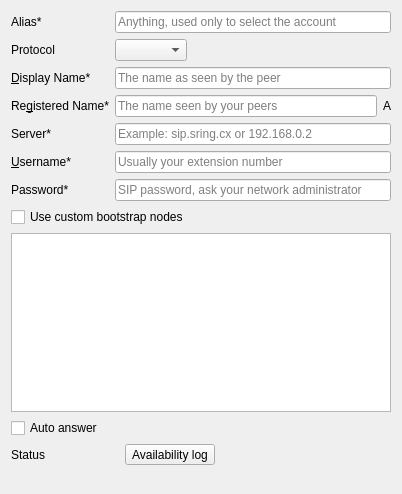
<?xml version="1.0" encoding="UTF-8"?>
<ui version="4.0">
 <class>BasicPage</class>
 <widget class="QWidget" name="BasicPage">
  <property name="geometry">
   <rect>
    <x>0</x>
    <y>0</y>
    <width>402</width>
    <height>494</height>
   </rect>
  </property>
  <layout class="QGridLayout" name="gridLayout">
   <item row="0" column="0" colspan="3">
    <layout class="QFormLayout" name="formLayout">
     <item row="0" column="0">
      <widget class="QLabel" name="label1_alias">
       <property name="text">
        <string>Alias*</string>
       </property>
       <property name="buddy">
        <cstring>lrcfg_alias</cstring>
       </property>
      </widget>
     </item>
     <item row="0" column="1">
      <widget class="QLineEdit" name="lrcfg_alias">
       <property name="sizePolicy">
        <sizepolicy hsizetype="Expanding" vsizetype="Fixed">
         <horstretch>0</horstretch>
         <verstretch>0</verstretch>
        </sizepolicy>
       </property>
       <property name="minimumSize">
        <size>
         <width>0</width>
         <height>0</height>
        </size>
       </property>
       <property name="placeholderText">
        <string>Anything, used only to select the account</string>
       </property>
      </widget>
     </item>
     <item row="1" column="0">
      <widget class="QLabel" name="label2_protocol">
       <property name="text">
        <string>Protocol</string>
       </property>
       <property name="buddy">
        <cstring>m_pProtocol</cstring>
       </property>
      </widget>
     </item>
     <item row="1" column="1">
      <layout class="QHBoxLayout" name="horizontalLayout_2">
       <item>
        <widget class="AutoComboBox" name="m_pProtocol"/>
       </item>
       <item>
        <spacer name="horizontalSpacer_2">
         <property name="orientation">
          <enum>Qt::Horizontal</enum>
         </property>
         <property name="sizeHint" stdset="0">
          <size>
           <width>40</width>
           <height>20</height>
          </size>
         </property>
        </spacer>
       </item>
      </layout>
     </item>
     <item row="2" column="0">
      <widget class="QLabel" name="label">
       <property name="text">
        <string>&amp;Display Name*</string>
       </property>
       <property name="buddy">
        <cstring>lrcfg_displayName</cstring>
       </property>
      </widget>
     </item>
     <item row="2" column="1">
      <widget class="QLineEdit" name="lrcfg_displayName">
       <property name="placeholderText">
        <string>The name as seen by the peer</string>
       </property>
      </widget>
     </item>
     <item row="3" column="0">
      <widget class="QLabel" name="lrcfg_registeredNameBuddy2">
       <property name="text">
        <string>Re&amp;gistered Name*</string>
       </property>
       <property name="buddy">
        <cstring>lrcfg_registeredName</cstring>
       </property>
      </widget>
     </item>
     <item row="3" column="1">
      <layout class="QHBoxLayout" name="horizontalLayout_3">
       <item>
        <widget class="QLineEdit" name="lrcfg_registeredName">
         <property name="placeholderText">
          <string>The name seen by your peers</string>
         </property>
        </widget>
       </item>
       <item>
        <widget class="QLabel" name="lrcfg_registeredNameBuddy">
         <property name="text">
          <string>A</string>
         </property>
        </widget>
       </item>
      </layout>
     </item>
     <item row="4" column="0">
      <widget class="QLabel" name="label3_server">
       <property name="text">
        <string comment="SIP server">Server*</string>
       </property>
       <property name="buddy">
        <cstring>lrcfg_hostname</cstring>
       </property>
      </widget>
     </item>
     <item row="4" column="1">
      <widget class="QLineEdit" name="lrcfg_hostname">
       <property name="minimumSize">
        <size>
         <width>0</width>
         <height>0</height>
        </size>
       </property>
       <property name="placeholderText">
        <string>Example: sip.sring.cx or 192.168.0.2</string>
       </property>
      </widget>
     </item>
     <item row="5" column="0">
      <widget class="QLabel" name="label4_user">
       <property name="accessibleDescription">
        <string comment="Account username"/>
       </property>
       <property name="text">
        <string comment="Account username">&amp;Username*</string>
       </property>
       <property name="buddy">
        <cstring>lrcfg_username</cstring>
       </property>
      </widget>
     </item>
     <item row="5" column="1">
      <widget class="QLineEdit" name="lrcfg_username">
       <property name="placeholderText">
        <string>Usually your extension number</string>
       </property>
      </widget>
     </item>
     <item row="6" column="0">
      <widget class="QLabel" name="label5_password">
       <property name="text">
        <string comment="Account password">Password*</string>
       </property>
       <property name="buddy">
        <cstring>lrcfg_password</cstring>
       </property>
      </widget>
     </item>
     <item row="6" column="1">
      <widget class="QLineEdit" name="lrcfg_password">
       <property name="echoMode">
        <enum>QLineEdit::Password</enum>
       </property>
       <property name="placeholderText">
        <string>SIP password, ask your network administrator</string>
       </property>
      </widget>
     </item>
    </layout>
   </item>
   <item row="1" column="0" colspan="2">
    <widget class="QCheckBox" name="lrcfg_hasCustomBootstrap">
     <property name="text">
      <string>Use custom bootstrap nodes</string>
     </property>
    </widget>
   </item>
   <item row="2" column="0" colspan="3">
    <widget class="QTableView" name="m_pBootstrapModel">
     <attribute name="verticalHeaderVisible">
      <bool>false</bool>
     </attribute>
    </widget>
   </item>
   <item row="3" column="0">
    <widget class="QCheckBox" name="lrcfg_autoAnswer">
     <property name="text">
      <string>Auto answer</string>
     </property>
    </widget>
   </item>
   <item row="4" column="0">
    <widget class="QLabel" name="label7_state">
     <property name="text">
      <string>Status</string>
     </property>
    </widget>
   </item>
   <item row="4" column="1">
    <layout class="QHBoxLayout" name="horizontalLayout">
     <item>
      <widget class="QLabel" name="edit7_state">
       <property name="sizePolicy">
        <sizepolicy hsizetype="Minimum" vsizetype="Preferred">
         <horstretch>0</horstretch>
         <verstretch>0</verstretch>
        </sizepolicy>
       </property>
       <property name="minimumSize">
        <size>
         <width>10</width>
         <height>0</height>
        </size>
       </property>
       <property name="text">
        <string/>
       </property>
      </widget>
     </item>
     <item>
      <widget class="QToolButton" name="m_pDisplayLog">
       <property name="text">
        <string>Availability log</string>
       </property>
       <property name="icon">
        <iconset theme="dialog-information">
         <normaloff>.</normaloff>.</iconset>
       </property>
      </widget>
     </item>
     <item>
      <spacer name="horizontalSpacer">
       <property name="orientation">
        <enum>Qt::Horizontal</enum>
       </property>
       <property name="sizeHint" stdset="0">
        <size>
         <width>40</width>
         <height>20</height>
        </size>
       </property>
      </spacer>
     </item>
    </layout>
   </item>
   <item row="5" column="2">
    <spacer name="verticalSpacer">
     <property name="orientation">
      <enum>Qt::Vertical</enum>
     </property>
     <property name="sizeHint" stdset="0">
      <size>
       <width>20</width>
       <height>30</height>
      </size>
     </property>
    </spacer>
   </item>
  </layout>
 </widget>
 <customwidgets>
  <customwidget>
   <class>AutoComboBox</class>
   <extends>QComboBox</extends>
   <header>widgets/autocombobox.h</header>
  </customwidget>
 </customwidgets>
 <resources/>
 <connections>
  <connection>
   <sender>lrcfg_hasCustomBootstrap</sender>
   <signal>toggled(bool)</signal>
   <receiver>m_pBootstrapModel</receiver>
   <slot>setVisible(bool)</slot>
   <hints>
    <hint type="sourcelabel">
     <x>81</x>
     <y>276</y>
    </hint>
    <hint type="destinationlabel">
     <x>88</x>
     <y>356</y>
    </hint>
   </hints>
  </connection>
 </connections>
</ui>
